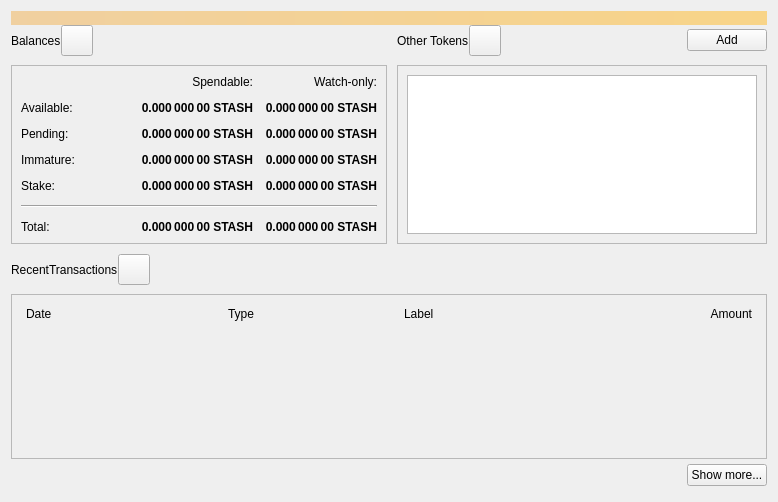
<?xml version="1.0" encoding="UTF-8"?>
<ui version="4.0">
 <class>OverviewPage</class>
 <widget class="QWidget" name="OverviewPage">
  <property name="geometry">
   <rect>
    <x>0</x>
    <y>0</y>
    <width>778</width>
    <height>502</height>
   </rect>
  </property>
  <property name="windowTitle">
   <string>Form</string>
  </property>
  <layout class="QVBoxLayout" name="topLayout">
   <property name="spacing">
    <number>0</number>
   </property>
   <item>
    <widget class="QLabel" name="labelAlerts">
     <property name="visible">
      <bool>false</bool>
     </property>
     <property name="styleSheet">
      <string notr="true">QLabel { background-color: qlineargradient(x1: 0, y1: 0, x2: 1, y2: 0, stop:0 #F0D0A0, stop:1 #F8D488); color:#000000; }</string>
     </property>
     <property name="wordWrap">
      <bool>true</bool>
     </property>
     <property name="margin">
      <number>3</number>
     </property>
     <property name="textInteractionFlags">
      <set>Qt::TextSelectableByMouse</set>
     </property>
    </widget>
   </item>
   <item>
    <layout class="QGridLayout" name="gridLayout_2">
     <item row="0" column="2">
      <layout class="QHBoxLayout" name="horizontalLayout_4">
       <property name="bottomMargin">
        <number>9</number>
       </property>
       <item>
        <widget class="QLabel" name="labelTokens">
         <property name="text">
          <string>Other Tokens</string>
         </property>
        </widget>
       </item>
       <item>
        <widget class="QToolButton" name="labelTokenStatus">
         <property name="toolTip">
          <string>The displayed information may be out of date. Your wallet automatically synchronizes with the BitStash network after a connection is established, but this process has not completed yet.</string>
         </property>
         <property name="text">
          <string/>
         </property>
         <property name="iconSize">
          <size>
           <width>24</width>
           <height>24</height>
          </size>
         </property>
         <property name="flat" stdset="0">
          <bool>false</bool>
         </property>
        </widget>
       </item>
       <item>
        <spacer name="horizontalSpacer_7">
         <property name="orientation">
          <enum>Qt::Horizontal</enum>
         </property>
         <property name="sizeHint" stdset="0">
          <size>
           <width>40</width>
           <height>20</height>
          </size>
         </property>
        </spacer>
       </item>
       <item>
        <widget class="QPushButton" name="buttonAddToken">
         <property name="text">
          <string>Add</string>
         </property>
        </widget>
       </item>
      </layout>
     </item>
     <item row="1" column="2">
      <widget class="QFrame" name="frameOtherTokens">
       <property name="minimumSize">
        <size>
         <width>0</width>
         <height>100</height>
        </size>
       </property>
       <property name="frameShape">
        <enum>QFrame::StyledPanel</enum>
       </property>
       <property name="frameShadow">
        <enum>QFrame::Raised</enum>
       </property>
       <layout class="QVBoxLayout" name="verticalLayout_10">
        <item>
         <widget class="QListView" name="listTokens">
          <property name="enabled">
           <bool>true</bool>
          </property>
         </widget>
        </item>
       </layout>
      </widget>
     </item>
     <item row="1" column="0">
      <widget class="QFrame" name="frameBalances">
       <property name="frameShape">
        <enum>QFrame::StyledPanel</enum>
       </property>
       <property name="frameShadow">
        <enum>QFrame::Raised</enum>
       </property>
       <layout class="QVBoxLayout" name="verticalLayout_4">
        <item>
         <layout class="QGridLayout" name="gridLayout">
          <property name="spacing">
           <number>12</number>
          </property>
          <item row="2" column="3">
           <widget class="QLabel" name="labelWatchPending">
            <property name="font">
             <font>
              <weight>75</weight>
              <bold>true</bold>
             </font>
            </property>
            <property name="cursor">
             <cursorShape>IBeamCursor</cursorShape>
            </property>
            <property name="toolTip">
             <string>Unconfirmed transactions to watch-only addresses</string>
            </property>
            <property name="text">
             <string notr="true">0.000 000 00 STASH</string>
            </property>
            <property name="alignment">
             <set>Qt::AlignRight|Qt::AlignTrailing|Qt::AlignVCenter</set>
            </property>
            <property name="textInteractionFlags">
             <set>Qt::LinksAccessibleByMouse|Qt::TextSelectableByKeyboard|Qt::TextSelectableByMouse</set>
            </property>
           </widget>
          </item>
          <item row="2" column="2">
           <widget class="QLabel" name="labelUnconfirmed">
            <property name="font">
             <font>
              <weight>75</weight>
              <bold>true</bold>
             </font>
            </property>
            <property name="cursor">
             <cursorShape>IBeamCursor</cursorShape>
            </property>
            <property name="toolTip">
             <string>Total of transactions that have yet to be confirmed, and do not yet count toward the spendable balance</string>
            </property>
            <property name="text">
             <string notr="true">0.000 000 00 STASH</string>
            </property>
            <property name="alignment">
             <set>Qt::AlignRight|Qt::AlignTrailing|Qt::AlignVCenter</set>
            </property>
            <property name="textInteractionFlags">
             <set>Qt::LinksAccessibleByMouse|Qt::TextSelectableByKeyboard|Qt::TextSelectableByMouse</set>
            </property>
           </widget>
          </item>
          <item row="3" column="2">
           <widget class="QLabel" name="labelImmature">
            <property name="font">
             <font>
              <weight>75</weight>
              <bold>true</bold>
             </font>
            </property>
            <property name="cursor">
             <cursorShape>IBeamCursor</cursorShape>
            </property>
            <property name="toolTip">
             <string>Mined balance that has not yet matured</string>
            </property>
            <property name="text">
             <string notr="true">0.000 000 00 STASH</string>
            </property>
            <property name="alignment">
             <set>Qt::AlignRight|Qt::AlignTrailing|Qt::AlignVCenter</set>
            </property>
            <property name="textInteractionFlags">
             <set>Qt::LinksAccessibleByMouse|Qt::TextSelectableByKeyboard|Qt::TextSelectableByMouse</set>
            </property>
           </widget>
          </item>
          <item row="3" column="0">
           <widget class="QLabel" name="labelImmatureText">
            <property name="text">
             <string>Immature:</string>
            </property>
           </widget>
          </item>
          <item row="0" column="3">
           <widget class="QLabel" name="labelWatchonly">
            <property name="text">
             <string>Watch-only:</string>
            </property>
            <property name="alignment">
             <set>Qt::AlignRight|Qt::AlignTrailing|Qt::AlignVCenter</set>
            </property>
           </widget>
          </item>
          <item row="1" column="0">
           <widget class="QLabel" name="labelBalanceText">
            <property name="text">
             <string>Available:</string>
            </property>
           </widget>
          </item>
          <item row="1" column="2">
           <widget class="QLabel" name="labelBalance">
            <property name="font">
             <font>
              <weight>75</weight>
              <bold>true</bold>
             </font>
            </property>
            <property name="cursor">
             <cursorShape>IBeamCursor</cursorShape>
            </property>
            <property name="toolTip">
             <string>Your current spendable balance</string>
            </property>
            <property name="text">
             <string notr="true">0.000 000 00 STASH</string>
            </property>
            <property name="alignment">
             <set>Qt::AlignRight|Qt::AlignTrailing|Qt::AlignVCenter</set>
            </property>
            <property name="textInteractionFlags">
             <set>Qt::LinksAccessibleByMouse|Qt::TextSelectableByKeyboard|Qt::TextSelectableByMouse</set>
            </property>
           </widget>
          </item>
          <item row="1" column="3">
           <widget class="QLabel" name="labelWatchAvailable">
            <property name="font">
             <font>
              <weight>75</weight>
              <bold>true</bold>
             </font>
            </property>
            <property name="cursor">
             <cursorShape>IBeamCursor</cursorShape>
            </property>
            <property name="toolTip">
             <string>Your current balance in watch-only addresses</string>
            </property>
            <property name="text">
             <string notr="true">0.000 000 00 STASH</string>
            </property>
            <property name="alignment">
             <set>Qt::AlignRight|Qt::AlignTrailing|Qt::AlignVCenter</set>
            </property>
            <property name="textInteractionFlags">
             <set>Qt::LinksAccessibleByMouse|Qt::TextSelectableByKeyboard|Qt::TextSelectableByMouse</set>
            </property>
           </widget>
          </item>
          <item row="2" column="0">
           <widget class="QLabel" name="labelPendingText">
            <property name="text">
             <string>Pending:</string>
            </property>
           </widget>
          </item>
          <item row="0" column="2">
           <widget class="QLabel" name="labelSpendable">
            <property name="text">
             <string>Spendable:</string>
            </property>
            <property name="alignment">
             <set>Qt::AlignRight|Qt::AlignTrailing|Qt::AlignVCenter</set>
            </property>
           </widget>
          </item>
          <item row="4" column="0">
           <widget class="QLabel" name="labelStakeText">
            <property name="text">
             <string>Stake:</string>
            </property>
           </widget>
          </item>
          <item row="4" column="2">
           <widget class="QLabel" name="labelStake">
            <property name="font">
             <font>
              <weight>75</weight>
              <bold>true</bold>
             </font>
            </property>
            <property name="text">
             <string>0.000 000 00 STASH</string>
            </property>
            <property name="alignment">
             <set>Qt::AlignRight|Qt::AlignTrailing|Qt::AlignVCenter</set>
            </property>
            <property name="textInteractionFlags">
             <set>Qt::LinksAccessibleByMouse|Qt::TextSelectableByKeyboard|Qt::TextSelectableByMouse</set>
            </property>
           </widget>
          </item>
          <item row="4" column="3">
           <widget class="QLabel" name="labelWatchStake">
            <property name="font">
             <font>
              <weight>75</weight>
              <bold>true</bold>
             </font>
            </property>
            <property name="text">
             <string>0.000 000 00 STASH</string>
            </property>
            <property name="alignment">
             <set>Qt::AlignRight|Qt::AlignTrailing|Qt::AlignVCenter</set>
            </property>
            <property name="textInteractionFlags">
             <set>Qt::LinksAccessibleByMouse|Qt::TextSelectableByKeyboard|Qt::TextSelectableByMouse</set>
            </property>
           </widget>
          </item>
          <item row="3" column="3">
           <widget class="QLabel" name="labelWatchImmature">
            <property name="font">
             <font>
              <weight>75</weight>
              <bold>true</bold>
             </font>
            </property>
            <property name="cursor">
             <cursorShape>IBeamCursor</cursorShape>
            </property>
            <property name="toolTip">
             <string>Mined balance in watch-only addresses that has not yet matured</string>
            </property>
            <property name="text">
             <string notr="true">0.000 000 00 STASH</string>
            </property>
            <property name="alignment">
             <set>Qt::AlignRight|Qt::AlignTrailing|Qt::AlignVCenter</set>
            </property>
            <property name="textInteractionFlags">
             <set>Qt::LinksAccessibleByMouse|Qt::TextSelectableByKeyboard|Qt::TextSelectableByMouse</set>
            </property>
           </widget>
          </item>
          <item row="7" column="3">
           <widget class="QLabel" name="labelWatchTotal">
            <property name="font">
             <font>
              <weight>75</weight>
              <bold>true</bold>
             </font>
            </property>
            <property name="cursor">
             <cursorShape>IBeamCursor</cursorShape>
            </property>
            <property name="toolTip">
             <string>Current total balance in watch-only addresses</string>
            </property>
            <property name="text">
             <string notr="true">0.000 000 00 STASH</string>
            </property>
            <property name="alignment">
             <set>Qt::AlignRight|Qt::AlignTrailing|Qt::AlignVCenter</set>
            </property>
            <property name="textInteractionFlags">
             <set>Qt::LinksAccessibleByMouse|Qt::TextSelectableByKeyboard|Qt::TextSelectableByMouse</set>
            </property>
           </widget>
          </item>
          <item row="5" column="0" colspan="4">
           <spacer name="verticalSpacer">
            <property name="orientation">
             <enum>Qt::Vertical</enum>
            </property>
            <property name="sizeHint" stdset="0">
             <size>
              <width>20</width>
              <height>40</height>
             </size>
            </property>
           </spacer>
          </item>
          <item row="7" column="2">
           <widget class="QLabel" name="labelTotal">
            <property name="font">
             <font>
              <weight>75</weight>
              <bold>true</bold>
             </font>
            </property>
            <property name="cursor">
             <cursorShape>IBeamCursor</cursorShape>
            </property>
            <property name="toolTip">
             <string>Your current total balance</string>
            </property>
            <property name="text">
             <string notr="true">0.000 000 00 STASH</string>
            </property>
            <property name="alignment">
             <set>Qt::AlignRight|Qt::AlignTrailing|Qt::AlignVCenter</set>
            </property>
            <property name="textInteractionFlags">
             <set>Qt::LinksAccessibleByMouse|Qt::TextSelectableByKeyboard|Qt::TextSelectableByMouse</set>
            </property>
           </widget>
          </item>
          <item row="0" column="1" rowspan="5">
           <spacer name="horizontalSpacer_5">
            <property name="orientation">
             <enum>Qt::Horizontal</enum>
            </property>
            <property name="sizeHint" stdset="0">
             <size>
              <width>40</width>
              <height>20</height>
             </size>
            </property>
           </spacer>
          </item>
          <item row="7" column="0">
           <widget class="QLabel" name="labelTotalText">
            <property name="text">
             <string>Total:        </string>
            </property>
           </widget>
          </item>
          <item row="6" column="0" colspan="4">
           <widget class="Line" name="hLine">
            <property name="orientation">
             <enum>Qt::Horizontal</enum>
            </property>
           </widget>
          </item>
         </layout>
        </item>
       </layout>
      </widget>
     </item>
     <item row="0" column="0">
      <layout class="QHBoxLayout" name="horizontalLayout_2">
       <property name="bottomMargin">
        <number>9</number>
       </property>
       <item>
        <widget class="QLabel" name="labelBalances">
         <property name="text">
          <string>Balances</string>
         </property>
        </widget>
       </item>
       <item>
        <widget class="QToolButton" name="labelWalletStatus">
         <property name="enabled">
          <bool>true</bool>
         </property>
         <property name="toolTip">
          <string>The displayed information may be out of date. Your wallet automatically synchronizes with the BitStash network after a connection is established, but this process has not completed yet.</string>
         </property>
         <property name="text">
          <string/>
         </property>
         <property name="icon">
          <iconset>
           <normaloff>:/icons/warning</normaloff>
           <disabledoff>:/icons/warning</disabledoff>:/icons/warning</iconset>
         </property>
         <property name="iconSize">
          <size>
           <width>24</width>
           <height>24</height>
          </size>
         </property>
         <property name="flat" stdset="0">
          <bool>false</bool>
         </property>
        </widget>
       </item>
       <item>
        <spacer name="horizontalSpacer">
         <property name="orientation">
          <enum>Qt::Horizontal</enum>
         </property>
         <property name="sizeHint" stdset="0">
          <size>
           <width>40</width>
           <height>20</height>
          </size>
         </property>
        </spacer>
       </item>
      </layout>
     </item>
     <item row="0" column="1" rowspan="2">
      <spacer name="horizontalSpacer_4">
       <property name="orientation">
        <enum>Qt::Horizontal</enum>
       </property>
       <property name="sizeType">
        <enum>QSizePolicy::Fixed</enum>
       </property>
       <property name="sizeHint" stdset="0">
        <size>
         <width>10</width>
         <height>20</height>
        </size>
       </property>
      </spacer>
     </item>
    </layout>
   </item>
   <item>
    <spacer name="verticalSpacer_4">
     <property name="orientation">
      <enum>Qt::Vertical</enum>
     </property>
     <property name="sizeType">
      <enum>QSizePolicy::Fixed</enum>
     </property>
     <property name="sizeHint" stdset="0">
      <size>
       <width>20</width>
       <height>10</height>
      </size>
     </property>
    </spacer>
   </item>
   <item>
    <layout class="QHBoxLayout" name="horizontalLayout_6">
     <property name="bottomMargin">
      <number>9</number>
     </property>
     <item>
      <widget class="QLabel" name="labelRecentTransactions">
       <property name="text">
        <string>RecentTransactions</string>
       </property>
      </widget>
     </item>
     <item>
      <widget class="QToolButton" name="labelTransactionsStatus">
       <property name="enabled">
        <bool>true</bool>
       </property>
       <property name="toolTip">
        <string>The displayed information may be out of date. Your wallet automatically synchronizes with the BitStash network after a connection is established, but this process has not completed yet.</string>
       </property>
       <property name="text">
        <string/>
       </property>
       <property name="icon">
        <iconset>
         <normaloff>:/icons/warning</normaloff>
         <disabledoff>:/icons/warning</disabledoff>:/icons/warning</iconset>
       </property>
       <property name="iconSize">
        <size>
         <width>24</width>
         <height>24</height>
        </size>
       </property>
       <property name="flat" stdset="0">
        <bool>false</bool>
       </property>
      </widget>
     </item>
     <item>
      <spacer name="horizontalSpacer_3">
       <property name="orientation">
        <enum>Qt::Horizontal</enum>
       </property>
       <property name="sizeHint" stdset="0">
        <size>
         <width>40</width>
         <height>20</height>
        </size>
       </property>
      </spacer>
     </item>
    </layout>
   </item>
   <item>
    <layout class="QVBoxLayout" name="verticalLayout_3">
     <item>
      <widget class="QFrame" name="frameRecentTransactions">
       <property name="frameShape">
        <enum>QFrame::StyledPanel</enum>
       </property>
       <property name="frameShadow">
        <enum>QFrame::Raised</enum>
       </property>
       <layout class="QVBoxLayout" name="verticalLayout_8">
        <item>
         <layout class="QHBoxLayout" name="horizontalLayout_3">
          <property name="spacing">
           <number>5</number>
          </property>
          <property name="leftMargin">
           <number>5</number>
          </property>
          <property name="rightMargin">
           <number>5</number>
          </property>
          <item>
           <widget class="QLabel" name="labelDate">
            <property name="text">
             <string>Date</string>
            </property>
           </widget>
          </item>
          <item>
           <spacer name="horizontalSpacer_2">
            <property name="orientation">
             <enum>Qt::Horizontal</enum>
            </property>
            <property name="sizeType">
             <enum>QSizePolicy::Fixed</enum>
            </property>
            <property name="sizeHint" stdset="0">
             <size>
              <width>25</width>
              <height>20</height>
             </size>
            </property>
           </spacer>
          </item>
          <item>
           <widget class="QLabel" name="labelType">
            <property name="text">
             <string>Type</string>
            </property>
           </widget>
          </item>
          <item>
           <widget class="QLabel" name="labelAddress">
            <property name="text">
             <string>Label</string>
            </property>
           </widget>
          </item>
          <item>
           <widget class="QLabel" name="labelAmount">
            <property name="text">
             <string>Amount</string>
            </property>
            <property name="alignment">
             <set>Qt::AlignRight|Qt::AlignTrailing|Qt::AlignVCenter</set>
            </property>
           </widget>
          </item>
         </layout>
        </item>
        <item>
         <widget class="QListView" name="listTransactions">
          <property name="styleSheet">
           <string notr="true">QListView { background: transparent; }</string>
          </property>
          <property name="frameShape">
           <enum>QFrame::NoFrame</enum>
          </property>
          <property name="verticalScrollBarPolicy">
           <enum>Qt::ScrollBarAlwaysOff</enum>
          </property>
          <property name="horizontalScrollBarPolicy">
           <enum>Qt::ScrollBarAlwaysOff</enum>
          </property>
         </widget>
        </item>
       </layout>
      </widget>
     </item>
     <item>
      <layout class="QHBoxLayout" name="horizontalLayout">
       <property name="topMargin">
        <number>5</number>
       </property>
       <property name="bottomMargin">
        <number>5</number>
       </property>
       <item>
        <spacer name="horizontalSpacer_6">
         <property name="orientation">
          <enum>Qt::Horizontal</enum>
         </property>
         <property name="sizeHint" stdset="0">
          <size>
           <width>40</width>
           <height>20</height>
          </size>
         </property>
        </spacer>
       </item>
       <item>
        <widget class="QPushButton" name="showMoreButton">
         <property name="text">
          <string>Show more...</string>
         </property>
        </widget>
       </item>
      </layout>
     </item>
    </layout>
   </item>
  </layout>
 </widget>
 <resources/>
 <connections/>
</ui>
